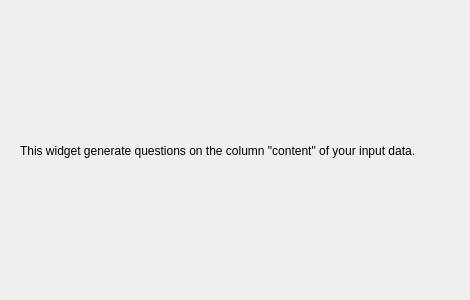
<?xml version="1.0" encoding="UTF-8"?>
<ui version="4.0">
 <class>Form</class>
 <widget class="QWidget" name="Form">
  <property name="geometry">
   <rect>
    <x>0</x>
    <y>0</y>
    <width>470</width>
    <height>300</height>
   </rect>
  </property>
  <property name="windowTitle">
   <string>Form</string>
  </property>
  <widget class="QLabel" name="Description">
   <property name="geometry">
    <rect>
     <x>20</x>
     <y>20</y>
     <width>431</width>
     <height>261</height>
    </rect>
   </property>
   <property name="text">
    <string>This widget generate questions on the column &quot;content&quot; of your input data.</string>
   </property>
   <property name="textFormat">
    <enum>Qt::AutoText</enum>
   </property>
   <property name="alignment">
    <set>Qt::AlignLeading|Qt::AlignLeft|Qt::AlignVCenter</set>
   </property>
   <property name="wordWrap">
    <bool>true</bool>
   </property>
  </widget>
 </widget>
 <resources/>
 <connections/>
</ui>
